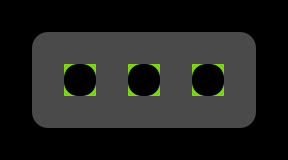

A level layout from a 2D game, rendered from its tile map. Below: a short description, then the map file with its tile-grid data intact:
An orthogonal 9x5 tile map with 32x32 px tiles, 3 tile layers (grid, blockrounded, cellrounded) and 6 objects (4x goal, player, enemy).

<map version="1.0" orientation="orthogonal" width="9" height="5" tilewidth="32" tileheight="32">
 <properties>
  <property name="title" value="tap to skip a move" />
 </properties>
 <tileset firstgid="1" name="walls" tilewidth="32" tileheight="32">
  <image source="../cells.png" trans="ff00ff" width="128" height="384" />
 </tileset>
 <layer name="grid" width="9" height="5">
  <data>
   <tile gid="16" />
   <tile gid="16" />
   <tile gid="16" />
   <tile gid="16" />
   <tile gid="16" />
   <tile gid="16" />
   <tile gid="16" />
   <tile gid="16" />
   <tile gid="16" />
   <tile gid="16" />
   <tile gid="1" />
   <tile gid="1" />
   <tile gid="1" />
   <tile gid="1" />
   <tile gid="1" />
   <tile gid="1" />
   <tile gid="1" />
   <tile gid="16" />
   <tile gid="16" />
   <tile gid="1" />
   <tile gid="16" />
   <tile gid="1" />
   <tile gid="16" />
   <tile gid="1" />
   <tile gid="16" />
   <tile gid="1" />
   <tile gid="16" />
   <tile gid="16" />
   <tile gid="1" />
   <tile gid="1" />
   <tile gid="1" />
   <tile gid="1" />
   <tile gid="1" />
   <tile gid="1" />
   <tile gid="1" />
   <tile gid="16" />
   <tile gid="16" />
   <tile gid="16" />
   <tile gid="16" />
   <tile gid="16" />
   <tile gid="16" />
   <tile gid="16" />
   <tile gid="16" />
   <tile gid="16" />
   <tile gid="16" />
  </data>
 </layer>
 <layer name="blockrounded" width="9" height="5">
  <data>
   <tile gid="0" />
   <tile gid="0" />
   <tile gid="0" />
   <tile gid="0" />
   <tile gid="0" />
   <tile gid="0" />
   <tile gid="0" />
   <tile gid="0" />
   <tile gid="0" />
   <tile gid="0" />
   <tile gid="0" />
   <tile gid="0" />
   <tile gid="0" />
   <tile gid="0" />
   <tile gid="0" />
   <tile gid="0" />
   <tile gid="0" />
   <tile gid="0" />
   <tile gid="0" />
   <tile gid="0" />
   <tile gid="35" />
   <tile gid="0" />
   <tile gid="35" />
   <tile gid="0" />
   <tile gid="35" />
   <tile gid="0" />
   <tile gid="0" />
   <tile gid="0" />
   <tile gid="0" />
   <tile gid="0" />
   <tile gid="0" />
   <tile gid="0" />
   <tile gid="0" />
   <tile gid="0" />
   <tile gid="0" />
   <tile gid="0" />
   <tile gid="0" />
   <tile gid="0" />
   <tile gid="0" />
   <tile gid="0" />
   <tile gid="0" />
   <tile gid="0" />
   <tile gid="0" />
   <tile gid="0" />
   <tile gid="0" />
  </data>
 </layer>
 <layer name="cellrounded" width="9" height="5">
  <data>
   <tile gid="0" />
   <tile gid="0" />
   <tile gid="0" />
   <tile gid="0" />
   <tile gid="0" />
   <tile gid="0" />
   <tile gid="0" />
   <tile gid="0" />
   <tile gid="0" />
   <tile gid="0" />
   <tile gid="17" />
   <tile gid="0" />
   <tile gid="0" />
   <tile gid="0" />
   <tile gid="0" />
   <tile gid="0" />
   <tile gid="18" />
   <tile gid="0" />
   <tile gid="0" />
   <tile gid="0" />
   <tile gid="0" />
   <tile gid="0" />
   <tile gid="0" />
   <tile gid="0" />
   <tile gid="0" />
   <tile gid="0" />
   <tile gid="0" />
   <tile gid="0" />
   <tile gid="19" />
   <tile gid="0" />
   <tile gid="0" />
   <tile gid="0" />
   <tile gid="0" />
   <tile gid="0" />
   <tile gid="20" />
   <tile gid="0" />
   <tile gid="0" />
   <tile gid="0" />
   <tile gid="0" />
   <tile gid="0" />
   <tile gid="0" />
   <tile gid="0" />
   <tile gid="0" />
   <tile gid="0" />
   <tile gid="0" />
  </data>
 </layer>
 <objectgroup name="portals" width="9" height="5" />
 <objectgroup name="players" width="9" height="5">
  <object type="player" x="113" y="80" />
 </objectgroup>
 <objectgroup name="goals" width="9" height="5">
  <object type="goal" x="240" y="47" />
  <object type="goal" x="239" y="109" />
  <object type="goal" x="45" y="112" />
  <object type="goal" x="45" y="44" />
 </objectgroup>
 <objectgroup name="enemies" width="9" height="5">
  <object type="enemy" x="172" y="79" />
 </objectgroup>
 <objectgroup name="cells" width="9" height="5" />
</map>
